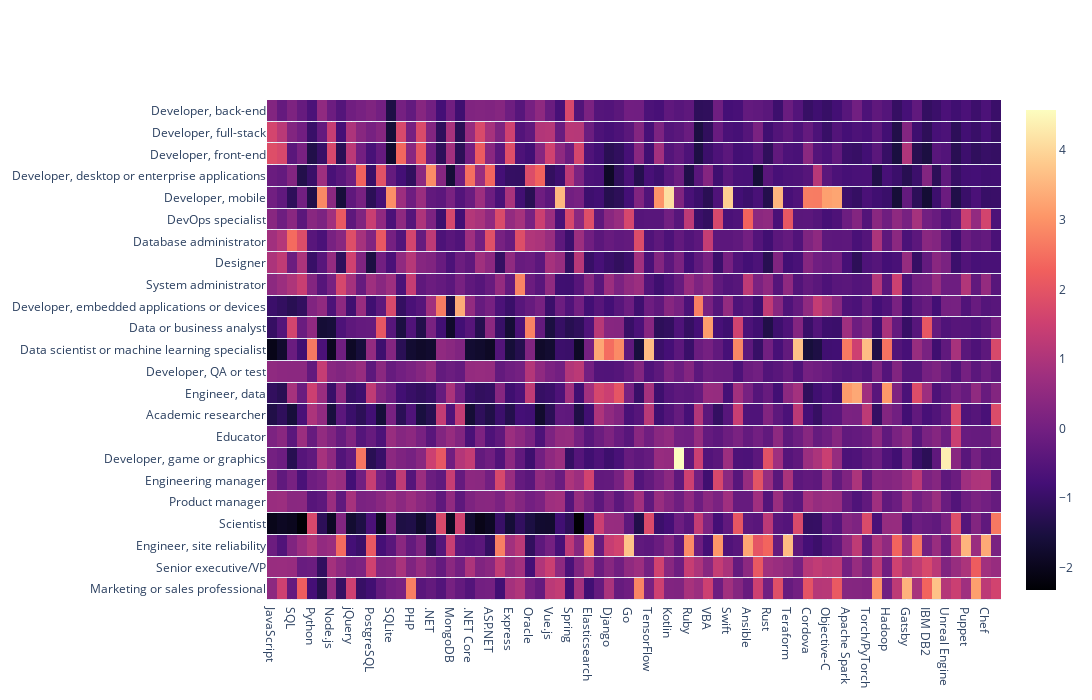

The notebook cell this image was saved under:
### Code cell
fig = go.Figure(data = go.Heatmap(z= std_skills, x=skills.columns,y=skills.index, colorscale='magma', ygap=1))
fig.update_layout(width=2500, height=700)
fig.show()
fig.write_html(os.path.join(FIG_DIR, 'normalized_heatmap.html'))

### Figure 1 — Plotly figure (JSON) as saved in the notebook; plotly's stock layout.template omitted (floating-point values rounded to 4 significant figures; data arrays with more than 128 entries replaced by an {"elided": "..."} marker saying what was removed)
{"data": [{"colorscale": [[0, "#000004"], [0.1111, "#180f3d"], [0.2222, "#440f76"], [0.3333, "#721f81"], [0.4444, "#9e2f7f"], [0.5556, "#cd4071"], [0.6667, "#f1605d"], [0.7778, "#fd9668"], [0.8889, "#feca8d"], [1, "#fcfdbf"]], "type": "heatmap", "x": ["JavaScript", "HTML/CSS", "SQL", "MySQL", "Python", "Java", "Node.js", "Bash/Shell/PowerShell", "jQuery", "C#", "PostgreSQL", "Microsoft SQL Server", "SQLite", "React.js", "PHP", "TypeScript", ".NET", "C++", "MongoDB", "C", ".NET Core", "Angular", "ASP.NET", "Redis", "Express", "MariaDB", "Oracle", "ASP.NET Core", "Vue.js", "Firebase", "Spring", "Angular.js", "Elasticsearch", "Pandas", "Django", "Flask", "Go", "Laravel", "TensorFlow", "React Native", "Kotlin", "Unity 3D", "Ruby", "Assembly", "VBA", "DynamoDB", "Swift", "R", "Ansible", "Ruby on Rails", "Rust", "Flutter", "Teraform", "Keras", "Cordova", "Xamarin", "Objective-C", "Dart", "Apache Spark", "Scala", "Torch/PyTorch", "Symfony", "Hadoop", "Perl", "Gatsby", "Cassandra", "IBM DB2", "Drupal", "Unreal Engine", "Haskell", "Puppet", "Couchbase", "Chef", "Julia"], "y": ["Marketing or sales professional", "Senior executive/VP", "Engineer, site reliability", "Scientist", "Product manager", "Engineering manager", "Developer, game or graphics", "Educator", "Academic researcher", "Engineer, data", "Developer, QA or test", "Data scientist or machine learning specialist", "Data or business analyst", "Developer, embedded applications or devices", "System administrator", "Designer", "Database administrator", "DevOps specialist", "Developer, mobile", "Developer, desktop or enterprise applications", "Developer, front-end", "Developer, full-stack", "Developer, back-end"], "ygap": 1, "z": {"elided": "23x74 float values"}}], "layout": {"height": 700, "width": 2500}}
